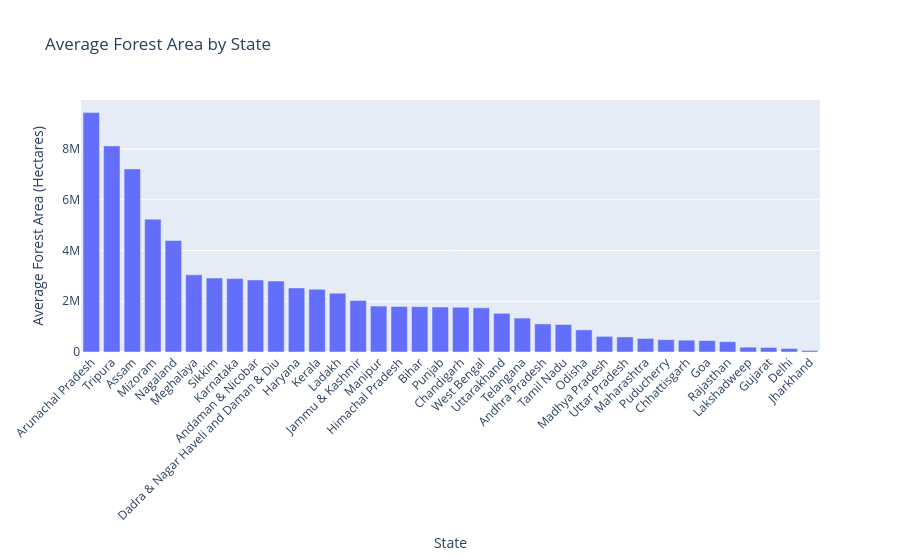

The notebook cell saved with this chart:
### Code cell
# 3.2 State-wise Forest Area Analysis
state_forest = df.groupby('state')['forest_area_ha'].mean().sort_values(ascending=False)

fig = px.bar(x=state_forest.index, y=state_forest.values,
            title='Average Forest Area by State',
            labels={'x': 'State', 'y': 'Average Forest Area (Hectares)'})
fig.update_layout(xaxis_tickangle=-45)
fig.show()

### Figure 1 — Plotly figure (JSON) as saved in the notebook; plotly's stock layout.template omitted (floating-point values rounded to 4 significant figures)
{"data": [{"hovertemplate": "State=%{x}<br>Average Forest Area (Hectares)=%{y}<extra></extra>", "legendgroup": "", "marker": {"color": "#636efa", "pattern": {"shape": ""}}, "name": "", "orientation": "v", "showlegend": false, "textposition": "auto", "type": "bar", "x": ["Arunachal Pradesh", "Tripura", "Assam", "Mizoram", "Nagaland", "Meghalaya", "Sikkim", "Karnataka", "Andaman & Nicobar", "Dadra & Nagar Haveli and Daman & Diu", "Haryana", "Kerala", "Ladakh", "Jammu & Kashmir", "Manipur", "Himachal Pradesh", "Bihar", "Punjab", "Chandigarh", "West Bengal", "Uttarakhand", "Telangana", "Andhra Pradesh", "Tamil Nadu", "Odisha", "Madhya Pradesh", "Uttar Pradesh", "Maharashtra", "Puducherry", "Chhattisgarh", "Goa", "Rajasthan", "Lakshadweep", "Gujarat", "Delhi", "Jharkhand"], "xaxis": "x", "y": [9434000.0, 8122000.0, 7212000.0, 5235000.0, 4394000.0, 3041000.0, 2914000.0, 2893000.0, 2838000.0, 2798000.0, 2526000.0, 2472000.0, 2317000.0, 2030000.0, 1809000.0, 1794000.0, 1786000.0, 1772000.0, 1762000.0, 1742000.0, 1524000.0, 1337000.0, 1105000.0, 1084000.0, 872000.0, 615700.0, 593600.0, 533900.0, 486000.0, 466600.0, 452300.0, 406700.0, 190800.0, 177700.0, 137900.0, 60360.0], "yaxis": "y"}], "layout": {"barmode": "relative", "legend": {"tracegroupgap": 0}, "title": {"text": "Average Forest Area by State"}, "xaxis": {"anchor": "y", "domain": [0, 1], "tickangle": -45, "title": {"text": "State"}}, "yaxis": {"anchor": "x", "domain": [0, 1], "title": {"text": "Average Forest Area (Hectares)"}}}}
